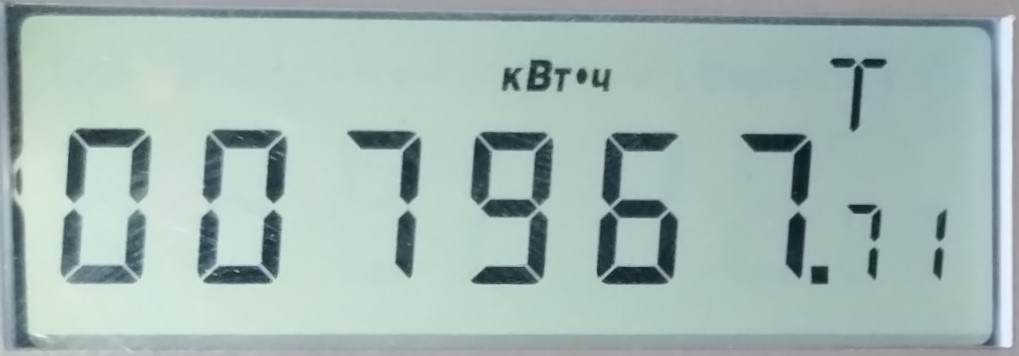
#> input picture Scripts/find-roi/test_image/roi.jpg, 1019 x 356 px; its folder holds only this picture in this run
$ python test4.py
#> lines starting #> are read from the running program, lines starting #| are printed output that depends on the picture; after the words box and inside, x2 and y2 are one past the last pixel; in counts of white or black regions, pixels touching at a corner belong together
import glob
import cv2
import numpy as np
import matplotlib.pyplot as plt
import matplotlib.patches as patches

train_images = glob.glob('test_image/*')


def crop_coords(img):
    """
    Crop ROI from image.
    """
    # Otsu's thresholding after Gaussian filtering
    blur = cv2.GaussianBlur(img, (5, 5), 0)
    _, breast_mask = cv2.threshold(blur, 0, 255, cv2.THRESH_OTSU)
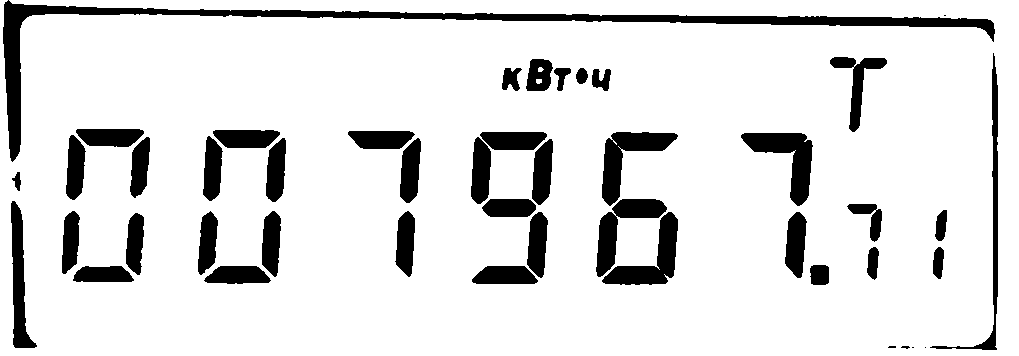
#> breast_mask: shape (356, 1019); 87.1% white; 46 black regions (5 under 20 px)

    cnts, _ = cv2.findContours(breast_mask.astype(np.uint8), cv2.RETR_EXTERNAL, cv2.CHAIN_APPROX_SIMPLE)
#> cnts = 1 contour; box (x1, y1, x2, y2) and area: (0, 0, 1019, 356) 350790
    cnt = max(cnts, key=cv2.contourArea)
#> cnt = contour of 308 points, box (x1, y1, x2, y2) (0, 0, 1019, 356), area 350790
    x, y, w, h = cv2.boundingRect(cnt)
#> x = 0; y = 0; w = 1019; h = 356
    return (x, y, w, h)


def truncation_normalization(img):
    """
    Clip and normalize pixels in the breast ROI.
    @img : numpy array image
    return: numpy array of the normalized image
    """
    Pmin = np.percentile(img[img != 0], 5)
    Pmax = np.percentile(img[img != 0], 99)
    truncated = np.clip(img, Pmin, Pmax)
    normalized = (truncated - Pmin) / (Pmax - Pmin)
    normalized[img == 0] = 0
    return normalized


def clahe(img, clip):
    """
    Image enhancement.
    @img : numpy array image
    @clip : float, clip limit for CLAHE algorithm
    return: numpy array of the enhanced image
    """
    clahe = cv2.createCLAHE(clipLimit=clip)
    cl = clahe.apply(np.array(img * 255, dtype=np.uint8))
    return cl

_, axs = plt.subplots(2, 5, figsize=(16, 8))
axs = axs.flatten()
images = []
for img_path, ax in zip(train_images[:10], axs):
    img = cv2.imread(img_path, cv2.IMREAD_GRAYSCALE)
    (x, y, w, h) = crop_coords(img)
#> x = 0; y = 0; w = 1019; h = 356
    # Create a Rectangle patch
    rect = patches.Rectangle((x, y), w, h, linewidth=1, edgecolor='r', facecolor='none')
    # Add the patch to the Axes
    ax.add_patch(rect)
    img_cropped = img[y:y+h, x:x+w]
    images.append(img_cropped)
    ax.imshow(img, cmap="bone")

# plt.savefig("rectangles.png")
plt.show()
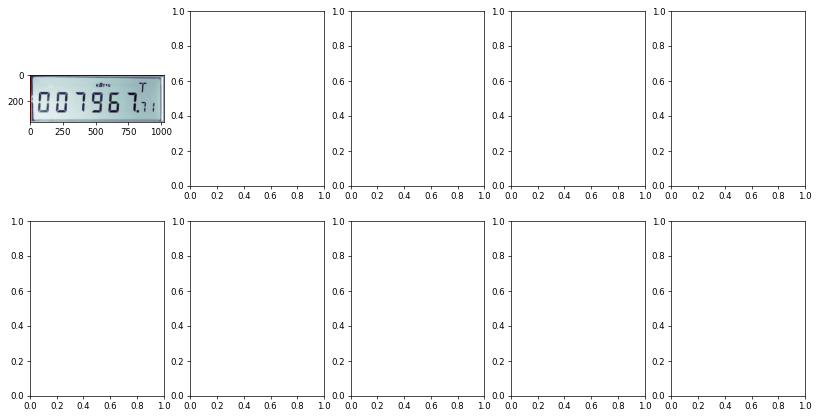
#> figure drawn by matplotlib, 1 panel

# [16 lines of commented-out code are left out]
